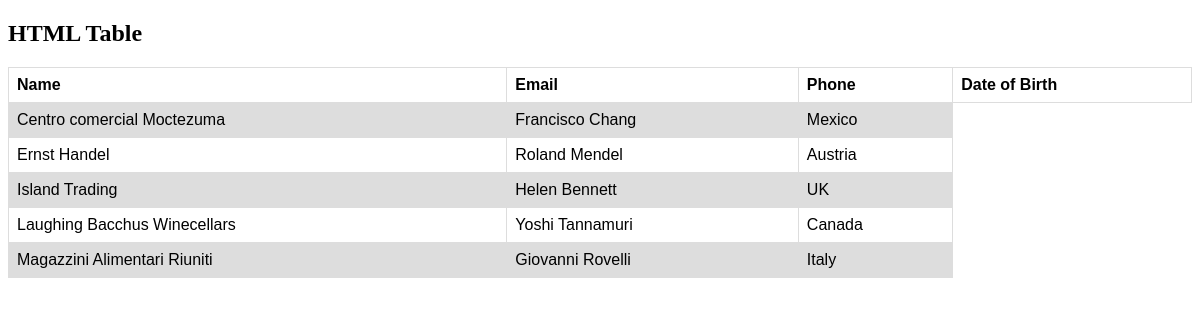
The app's page /, older data.
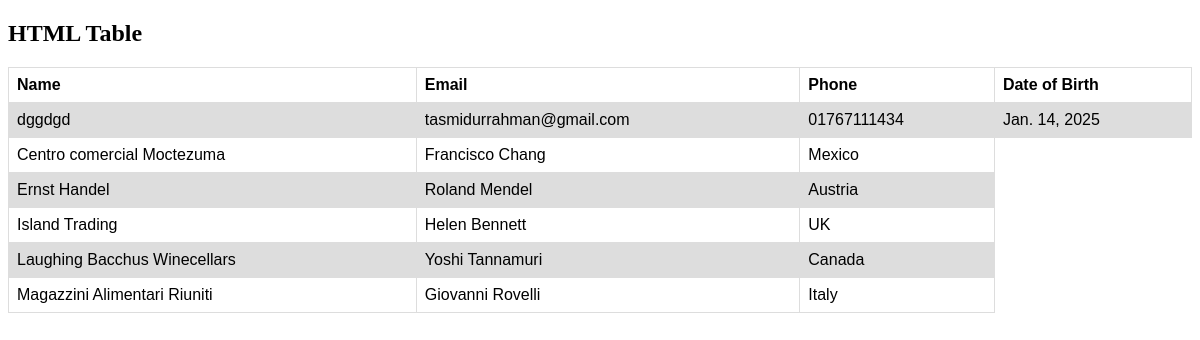
The same page, newer data.
### friends/models.py (models this page shows, shortened)
class Friends(models.Model):
    GENDER={
        ('Male','Male'),
        ('Female','Female'),
        ('Others','Others')
    }
    name = models.CharField(max_length=100)
    email = models.EmailField(max_length=100)
    phone = models.CharField(max_length=20)
    address = models.CharField(max_length=200)
    gender= models.CharField(max_length=6,choices=GENDER)
    age=models.DecimalField(max_digits=3,decimal_places=2)
    dob = models.DateField(blank=True, null=True)  # New due_date field
    created_at=models.DateTimeField(auto_now_add=True)
    updated_at=models.DateTimeField(auto_now=True)
    avater= models.FileField(upload_to='attachments/', blank=True, null=True)

### friends/views.py (the view)
# urls.py: path('',views.home)
def home(request):
    friends = Friends.objects.all().order_by("-created_at")  # Corrected this line
    context = {
        'friends': friends
    }
    return render(request, 'home.html', context)

### friends/templates/home.html (shortened to what this page needs)
<!DOCTYPE html>
<html>
<head>
</head>
<body>
<h2>HTML Table</h2>
<table>
  <tr>
    <th>Name</th>
    <th>Email</th>
    <th>Phone</th>
    <th>Date of Birth</th>
  </tr>
   {% for friend in friends %}
  <tr>
    <td>{{friend.name}}</td>
    <td>{{friend.email}}</td>
    <td>{{friend.phone}}</td>
    <td>{{friend.dob}}</td>
  </tr>
  {% endfor %}
  <tr>
    <td>Centro comercial Moctezuma</td>
    <td>Francisco Chang</td>
    <td>Mexico</td>
  </tr>
  <tr>
    <td>Ernst Handel</td>
    <td>Roland Mendel</td>
    <td>Austria</td>
  </tr>
  <tr>
    <td>Island Trading</td>
    <td>Helen Bennett</td>
    <td>UK</td>
  </tr>
  <tr>
    <td>Laughing Bacchus Winecellars</td>
    <td>Yoshi Tannamuri</td>
    <td>Canada</td>
  </tr>
  <tr>
    <td>Magazzini Alimentari Riuniti</td>
    <td>Giovanni Rovelli</td>
    <td>Italy</td>
  </tr>
</table>
</body>
</html>

Row changes from the older to the newer data that the page shows:
added Friends: name "dggdgd", email "tasmidurrahman@gmail.com", phone "01767111434", dob "Jan. 14, 2025"
